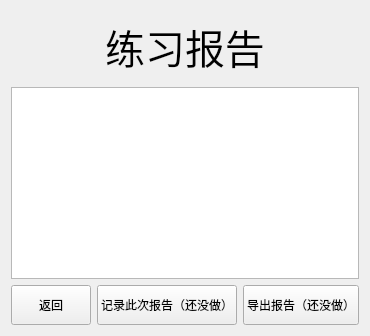
     <widget class="QWidget" name="page_6">
      <layout class="QVBoxLayout" name="verticalLayout_14">
       <item>
        <widget class="QLabel" name="label_24">
         <property name="minimumSize">
          <size>
           <width>0</width>
           <height>70</height>
          </size>
         </property>
         <property name="font">
          <font>
           <pointsize>30</pointsize>
          </font>
         </property>
         <property name="text">
          <string>练习报告</string>
         </property>
         <property name="alignment">
          <set>Qt::AlignmentFlag::AlignCenter</set>
         </property>
        </widget>
       </item>
       <item>
        <widget class="QTextEdit" name="textEdit_11">
         <property name="readOnly">
          <bool>true</bool>
         </property>
        </widget>
       </item>
       <item>
        <layout class="QHBoxLayout" name="horizontalLayout_36">
         <item>
          <widget class="QPushButton" name="pushButton_22">
           <property name="minimumSize">
            <size>
             <width>0</width>
             <height>40</height>
            </size>
           </property>
           <property name="text">
            <string>返回</string>
           </property>
          </widget>
         </item>
         <item>
          <widget class="QPushButton" name="pushButton_23">
           <property name="minimumSize">
            <size>
             <width>0</width>
             <height>40</height>
            </size>
           </property>
           <property name="text">
            <string>记录此次报告（还没做）</string>
           </property>
          </widget>
         </item>
         <item>
          <widget class="QPushButton" name="pushButton_24">
           <property name="minimumSize">
            <size>
             <width>0</width>
             <height>40</height>
            </size>
           </property>
           <property name="text">
            <string>导出报告（还没做）</string>
           </property>
          </widget>
         </item>
        </layout>
       </item>
      </layout>
     </widget>
